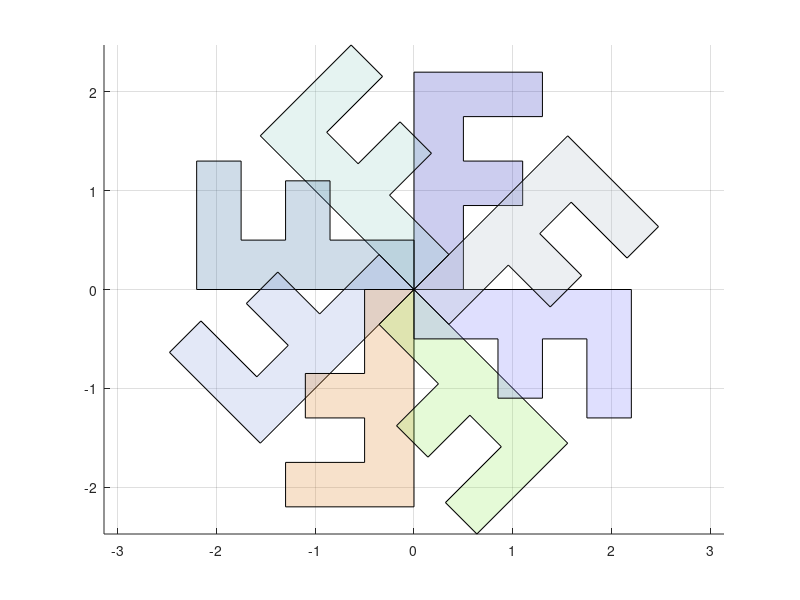

The MATLAB script that drew this image:
F = [0 0.5 0.5  1.1  1.1 0.5 0.5  1.3  1.3 0;
     0 0   0.85 0.85 1.3 1.3 1.75 1.75 2.2 2.2];
figure; hold on
for k = 0:7
    R = [cosd(45*k) -sind(45*k); sind(45*k) cosd(45*k)];
    G = R * F;
    fill(G(1,:), G(2,:), rand(1,3), 'FaceAlpha', 0.25)
end
axis equal; grid on
